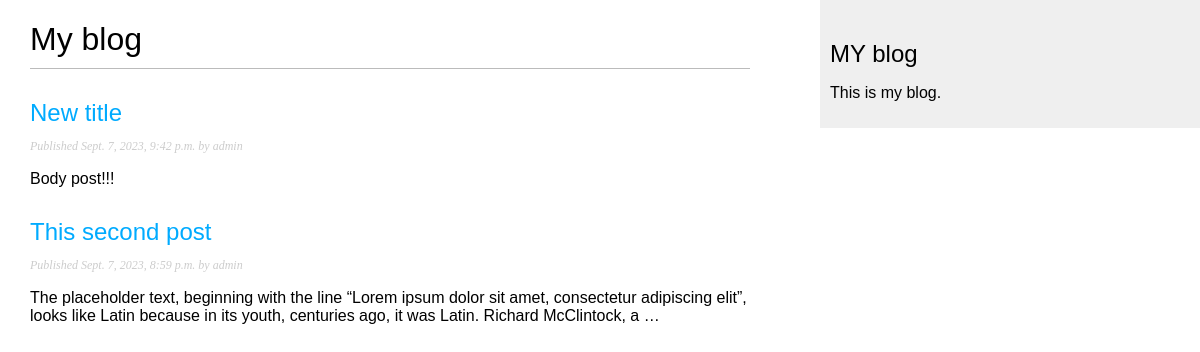
Screenshot of /blog/ with the database file from the repository.
### blog/models.py (models this page shows, shortened)
class Post(models.Model):
    class Status(models.TextChoices):
        DRAFT = 'DF', 'Draft'
        PUBLISHED = 'PB', 'Published'
    class PublishedManager(models.Manager):
        def get_queryset(self):
            return super().get_queryset().filter(status=Post.Status.PUBLISHED)
    title = models.CharField(max_length=255)
    slug = models.SlugField(max_length=255)
    author = models.ForeignKey(User, on_delete=models.CASCADE, related_name='blog_posts')
    body = models.TextField()
    publish = models.DateTimeField(default=timezone.now)
    created = models.DateTimeField(auto_now_add=True)
    updated = models.DateTimeField(auto_now=True)
    status = models.CharField(max_length=2, choices=Status.choices, default=Status.DRAFT)
    objects = models.Manager()  # менеджер, применяемый по умолчанию
    published = PublishedManager()  # конкретно-прикладной менеджер
    class Meta:
        ordering = ['-publish']
        indexes = [
            models.Index(fields=['-publish'])
        ]

### blog/views.py (the view)
# urls.py: path('', views.post_list, name='post_list'),
def post_list(request):
    posts = Post.published.all()  # Тут мы извлекаем все значения со статусом Published
    return render(request, 'post/list.html', {'posts': posts})

### blog/templates/post/list.html (shortened to what this page needs)
{% extends 'blog/base.html' %}
{% block content%}
    <h1>My blog</h1>
        {% for post in posts %}
    <h2>
        <a href="{% url 'blog:post_detail' post.id %}">
            {{ post.title }}
        </a>
    </h2>
    <p class="date">
        Published {{ post.publish}} by {{ post.author }}
    </p>
    {{ post.body|truncatewords:30|linebreaks }}
    {% endfor %}
{%endblock%}

### blog/templates/blog/base.html (shortened to what this page needs)
{% load static %}
<!DOCTYPE html>
<html lang="en">
<head>
    <link rel="stylesheet" href="{% static 'css/blog.css' %}">
</head>
<body>
    <div id="content">
        {% block content%}
        {% endblock %}
    </div>
    <div id="sidebar">
        <h2>MY blog</h2>
        <p>This is my blog.</p>
    </div>
</body>
</html>

### blog/static/css/blog.css (style rules this page uses)
body { margin:0; padding:0; font-family:helvetica, sans-serif; }
a { color:#00abff; text-decoration:none; }
h1 { font-weight:normal; border-bottom:1px solid #bbb; padding:0 0 10px 0; }
h2 { font-weight:normal; margin:30px 0 0; }
#content { float:left; width:60%; padding:0 0 0 30px; }
#sidebar { float:right; width:30%; padding:10px; background:#efefef; height:100%; }
p.date { color:#ccc; font-family: georgia, serif; font-size: 12px; font-style: italic; }

### rows the page displays
Post: title "New title", publish "Sept. 7, 2023, 9:42 p.m.", author "admin", body "Body post!!!"
Post: title "This second post", publish "Sept. 7, 2023, 8:59 p.m.", author "admin", body "The placeholder text, beginning with the line “Lorem ipsum dolor sit amet, consectetur adipiscing elit”, looks like Latin because in its youth, centuries ago, it was Latin. Richard McClintock, a …"
